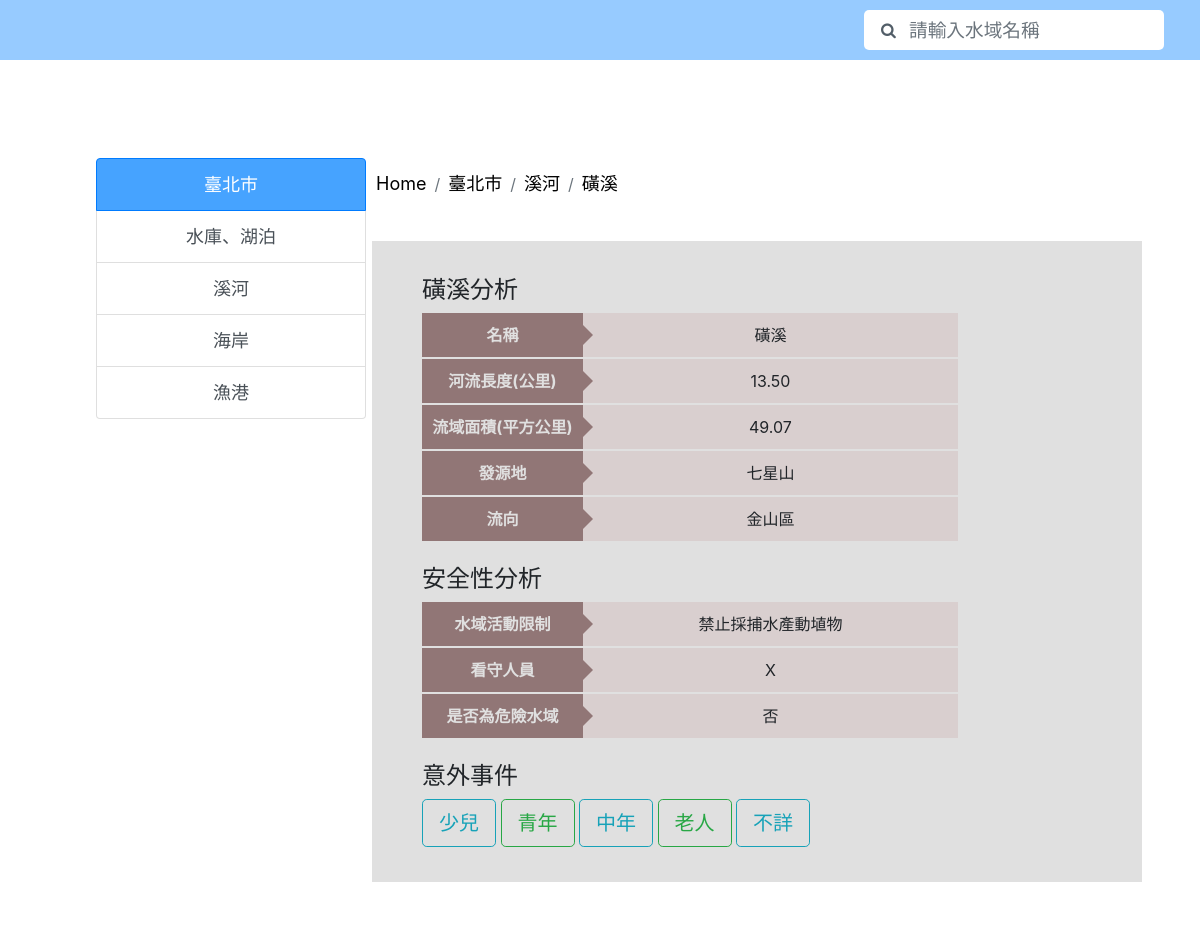
/waterweb1.0/location.php?area=臺北市&type=溪河&location=磺溪, run on the app's committed database.
### waterweb1.0/pdo.php (called while the page is built, shortened)
<?php
	class mypdo extends PDO{
		function bindQuery($sql, array $bind = []){
			$this->_stmt = $this->prepare($sql);
			$this->_stmt->execute();
			return $this->_stmt->fetchAll(PDO::FETCH_ASSOC);
		}
	}
?>

### waterweb1.0/location.php (the view, shortened to what this page needs)
<?php
    require("pdo.php");
    $pdo = new mypdo();
    $watertype=$_GET["type"];
    $area=$_GET["area"];
    $location=$_GET["location"];
    $sql = "SELECT * FROM ((`".$watertype."分析` LEFT JOIN `水域景點` ON ".$watertype."分析.水域ID = 水域景點.水域ID)
    LEFT JOIN `地理區域` ON 水域景點.區域ID = 地理區域.區域ID) WHERE `名稱`='".$location."' AND 地理區域.縣市名稱='".$area."'";
    $rows = $pdo->bindQuery($sql);
    $infoTable = "<h4>".$location."分析</h4><table>";
    $safeTable = "<h4>安全性分析</h4><table>";
    foreach($rows as $row){
        foreach($row as $key => $value){
            if($key!="水域ID" && $key!="區域ID" && $key!="縣市名稱" && $key!="地區")
            {
                if(!$value){
                    $infoTable .= "<tr>";
                    $infoTable .= "<th>".$key."</th>"."<td>No Data</td>";
                    $infoTable .= "</tr>";
                }
                else{
                    $infoTable .= "<tr>";
                    $infoTable .= "<th>".$key."</th>"."<td>".$value."</td>";
                    $infoTable .= "</tr>";
                }
            }
        }
    }
    $infoTable .= "</table>";
    $ssql = "SELECT 安全性.水域ID,安全性.水域活動限制,安全性.看守人員,安全性.是否為危險水域 FROM (((`".$watertype."分析` LEFT JOIN `水域景點` ON ".$watertype."分析.水域ID = 水域景點.水域ID) LEFT JOIN `地理區域` ON 水域景點.區域ID = 地理區域.區域ID) LEFT JOIN `安全性` ON ".$watertype."分析.水域ID =安全性.水域ID) WHERE ".$watertype."分析.名稱='".$location."' AND 地理區域.縣市名稱='".$area."'";
    $srows = $pdo->bindQuery($ssql);
    foreach($srows as $srow){
        foreach($srow as $key => $value){
            if($key!="水域ID")
            {
                $safeTable .= "<tr>";
                $safeTable .= "<th>".$key."</th>"."<td>".$value."</td>";
                $safeTable .= "</tr>";
            }
        }
    }
    $safeTable .= "</table>";
?>
<!DOCTYPE html>
<html>
    <head>
        <link rel="stylesheet" href="https://cdn.jsdelivr.net/npm/bootstrap@4.3.1/dist/css/bootstrap.min.css">
        <link rel="stylesheet" href="location.css">
        <link rel="stylesheet" href="search.css">
        <link href="//maxcdn.bootstrapcdn.com/font-awesome/4.1.0/css/font-awesome.min.css" rel="stylesheet">
        <link href="//maxcdn.bootstrapcdn.com/font-awesome/4.1.0/css/font-awesome.min.css" rel="stylesheet">
        <link rel="stylesheet" href="search.css">
    </head>
    <body>
        <nav class="navbar navbar-light" style="background-color: #97CBFF;height: 60px">
            <form class="form-inline" style="position: absolute;right: 3%;">
               <span class="icon"><i class="fa fa-search"></i></span>
               <input class="form-control mr-sm-2"  type="search" placeholder="請輸入水域名稱" aria-label="Search" name="search-text" id="search-text"/>
            </form>
            <div class="search">
            </div>
        </nav>
        <div class="list-group" style="width:270px ;font-size:large;text-align:center;position:absolute;left:8%;top:17%">
            <li class="list-group-item list-group-item-action active" style="background-color: #46A3FF;"><?php echo $area ?></li>
            <a href="type.php?area=<?=$area?>&type=水庫湖泊" class="list-group-item list-group-item-action">水庫、湖泊</a>
            <a href="type.php?area=<?=$area?>&type=溪河" class="list-group-item list-group-item-action">溪河</a>
            <a href="type.php?area=<?=$area?>&type=海岸" class="list-group-item list-group-item-action">海岸</a>
            <a href="type.php?area=<?=$area?>&type=漁港" class="list-group-item list-group-item-action">漁港</a>
        </div>
        <div style="position:absolute;left:30%;top:17%">
            <nav aria-label="breadcrumb">
                <ol class="breadcrumb" style="background-color:white;">
                    <li class="breadcrumb-item"><a href="Home.php" style="color:black;font-size:large">Home</a></li>
                    <li class="breadcrumb-item"><a href="water.php?area=<?=$area?>" style="color:black;font-size:large"><?php echo $area ?></a></li>
                    <li class="breadcrumb-item"><a href="type.php?area=<?=$area?>&type=<?=$watertype?>" style="color:black;font-size:large"><?php echo $watertype?></a></li>
                    <li class="breadcrumb-item"><a href="location.php?area=<?=$area?>&type=<?=$watertype?>&location=<?=$location?>" style="color:black;font-size:large"><?php echo $location?></a></li>
                </ol>
            </nav>
        </div>
        <div style="background-color:#E0E0E0;width:770px;height:auto;position:absolute;top:26%;left:31%;">
            <div style="margin:35px 50px;">
                <?php
                    echo $infoTable
                ?>
                <br />
                <?php
                    echo $safeTable
                ?>
                <br />
                <div>
                    <h4>意外事件</h4>
                    <a href="accident.php?area=<?=$area?>&type=<?=$watertype?>&location=<?=$location?>&age=少兒"><button type="button" class="btn btn-outline-info btn-lg">少兒</button></a>
                    <a href="accident.php?area=<?=$area?>&type=<?=$watertype?>&location=<?=$location?>&age=青年"><button type="button" class="btn btn-outline-success btn-lg">青年</button></a>
                    <a href="accident.php?area=<?=$area?>&type=<?=$watertype?>&location=<?=$location?>&age=中年"><button type="button" class="btn btn-outline-info btn-lg">中年</button></a>
                    <a href="accident.php?area=<?=$area?>&type=<?=$watertype?>&location=<?=$location?>&age=老人"><button type="button" class="btn btn-outline-success btn-lg">老人</button></a>
                    <a href="accident.php?area=<?=$area?>&type=<?=$watertype?>&location=<?=$location?>&age=不詳"><button type="button" class="btn btn-outline-info btn-lg">不詳</button></a>
                </div>
            </div>
            <div style="background-color:#FFFFFF;"><br /><br /></div>
        </div>
    </body>
</html>

### waterweb1.0/location.css (style rules this page uses)
table { width: 80%; border-collapse: collapse; }
table tr { border-bottom: solid 2px #E0E0E0; }
table tr:last-child { border-bottom: none; }
table th { position: relative; width: 30%; background-color: #917676; color: #E0E0E0; text-align: center; padding: 10px 0; }
table th:after { display: block; content: ""; width: 0px; height: 0px; position: absolute; top: calc(50% - 10px); right: -10px; border-left: 10px solid #917676; border-top: 10px solid transparent; border-bottom: 10px solid transparent; }
table td { text-align: left; width: 70%; text-align: center; background-color: #d9cfcf; padding: 10px 10px; }

### waterweb1.0/search.css (style rules this page uses)
.form-inline input#search-text { position: absolute; width: 100%; height: 40px; border: none; font-size: 14pt; float: left; padding-left: 45px; -webkit-border-radius: 5px; -moz-border-radius: 5px; border-radius: 5px; }
.form-inline .icon { position: absolute; margin-left: 17px; z-index: 1; color: #4f5b66fb; }
.form-inline { width: 300px; white-space: nowrap; position: relative; }
.search { z-index:1000000000; width: 300px; height: 100%; position: absolute; top: 50px; right: 3%; border: none; border-radius: 5px; }

### data on the page
溪河分析: key "名稱", 名稱 "磺溪", key "河流長度(公里)", value "13.50", key "流域面積(平方公里)", value "49.07", key "發源地", 發源地 "七星山", key "流向", 流向 "金山區"
安全性: key "水域活動限制", 水域活動限制 "禁止採捕水產動埴物", key "看守人員", 看守人員 "X", key "是否為危險水域", 是否為危險水域 "否"

### other printed values
$area "臺北市"
$watertype "溪河"
$location "磺溪"
